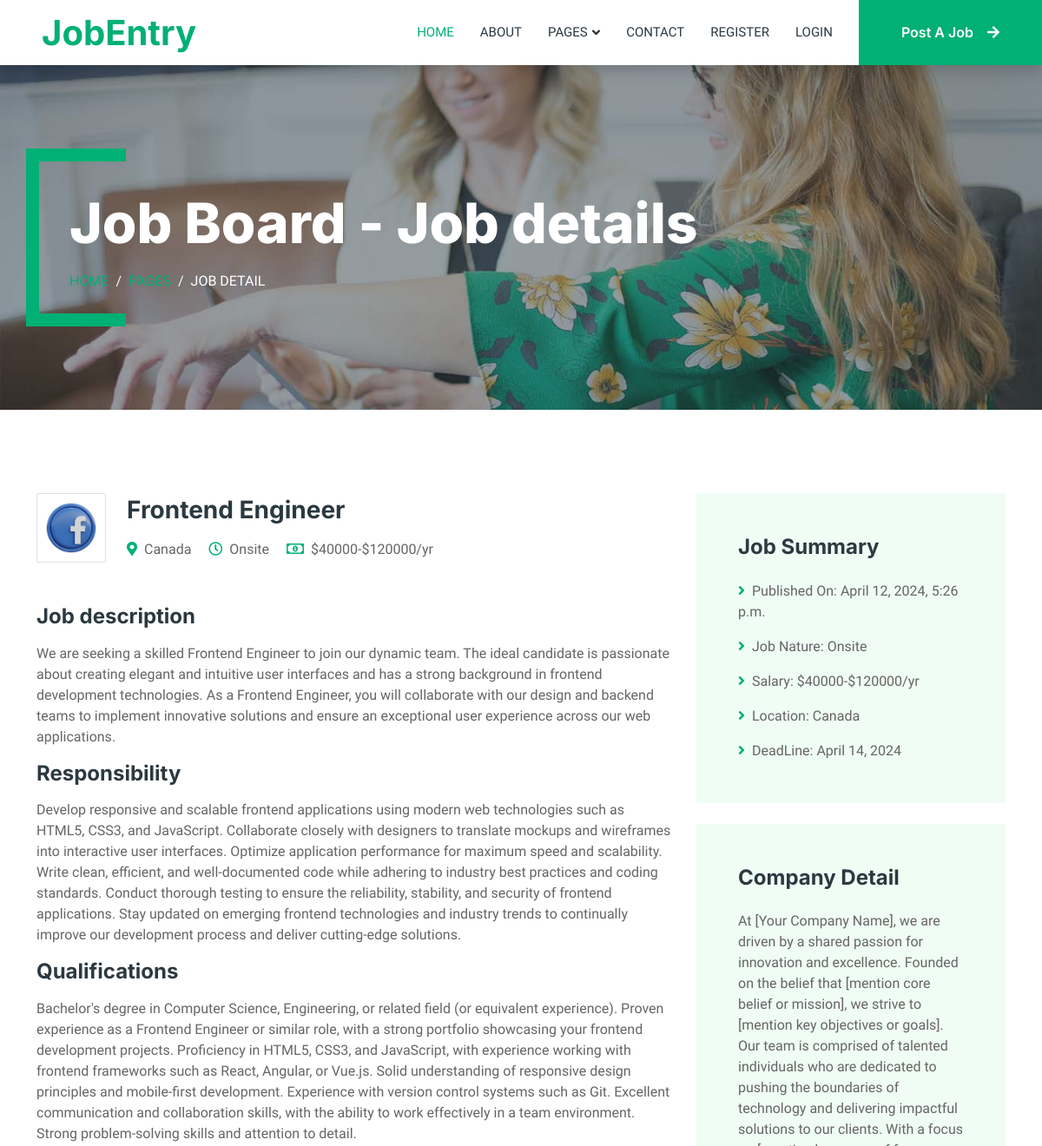
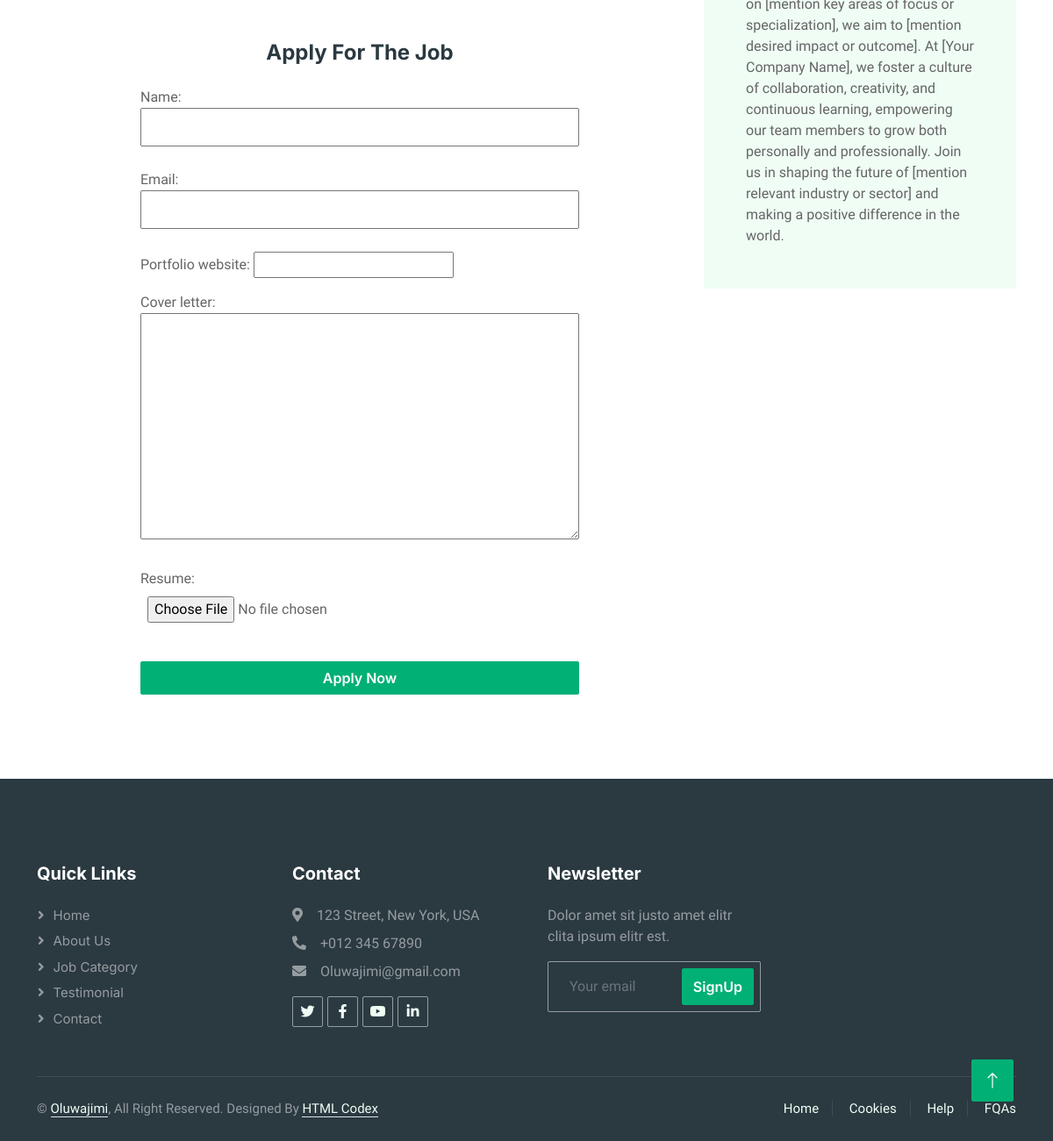
The app's page /job/1/ with its own data (2 pictures, top to bottom).
### jobs/models.py (models this page shows, shortened)
class Job(models.Model):
    JOB_TYPE_CHOICES = [
        ('Onsite', 'Onsite'),
        ('Remote', 'Remote'),
        ('Hybrid', 'Hybrid'),
        ('Part-time', 'Part-time'),
        ('Full-time', 'Full-time'),
        ('Internship', 'Internship'),
    ]
    CATEGORY_CHOICES = [
        ('Marketing', 'Marketing'),
        ('Customer Service', 'Customer Service'),
        ('Human Resource', 'Human Resource'),
        ('Project Management', 'Project Management'),
        ('Software Development', 'Software Development'),
        ('Sales & Communication', 'Sales & Communication'),
        ('Teaching & Education', 'Teaching & Education'),
        ('Design & Creative', 'Design & Creative'),
    ]
    company_logo = models.ImageField(upload_to='company_logos/')
    company_name = models.CharField(max_length=100,default='Unknown')
    job_title = models.CharField(max_length=100)
    job_description = models.TextField()
    job_type = models.CharField(max_length=50, choices=JOB_TYPE_CHOICES)
    salary_range = models.CharField(max_length=100)
    application_deadline = models.DateField()
    responsibility = models.TextField()
    qualifications = models.TextField()
    company_details = models.TextField()
    location = models.CharField(max_length=100, default='Unknown')  # New field for location
    posted_by = models.ForeignKey(settings.AUTH_USER_MODEL, on_delete=models.CASCADE)
    posted_date = models.DateTimeField(auto_now_add=True)  # Added field for date
    category = models.CharField(max_length=50, choices=CATEGORY_CHOICES)  # Added field for category
    saved_by = models.ManyToManyField(User, related_name='saved_jobs', blank=True)

### sitepages/views.py (the view)
# urls.py: path('job/<int:job_id>/', Jobdetails, name='job_details'),
def Jobdetails(request, job_id):
    job = get_object_or_404(Job, pk=job_id)
    form = JobApplicationForm()
    data = {
        "ptitle": "Job Board - Job details",
        "job": job,
        "form": form  # Pass the form object to the template
    }
    return render(request, "sitepages/job-detail.html", data)

### jobs/forms.py (shortened to what this page needs)
class JobApplicationForm(forms.Form):
    name = forms.CharField(max_length=100)
    email = forms.EmailField()
    portfolio_website = forms.URLField(required=False)
    cover_letter = forms.CharField(widget=forms.Textarea)
    resume = forms.FileField()

### templates/sitepages/job-detail.html (shortened to what this page needs)
{% extends 'sitepages/base1.html' %}
{% load static%}
{% block homepage_content %}
        <div class="container-xxl py-5 bg-dark page-header mb-5">
            <div class="container my-5 pt-5 pb-4">
                <h1 class="display-3 text-white mb-3 animated slideInDown">{{ptitle}}</h1>
                <nav aria-label="breadcrumb">
                    <ol class="breadcrumb text-uppercase">
                        <li class="breadcrumb-item"><a href="#">Home</a></li>
                        <li class="breadcrumb-item"><a href="#">Pages</a></li>
                        <li class="breadcrumb-item text-white active" aria-current="page">Job Detail</li>
                    </ol>
                </nav>
            </div>
        </div>
        <div class="container-xxl py-5 wow fadeInUp" data-wow-delay="0.1s">
            <div class="container">
                <div class="row gy-5 gx-4">
                    <div class="col-lg-8">
                        <div class="d-flex align-items-center mb-5">
                            <img class="flex-shrink-0 img-fluid border rounded" src="{{ job.company_logo.url }}" alt="{{ job.company_logo }}" style="width: 80px; height: 80px;">
                            <div class="text-start ps-4">
                                <h3 class="mb-3">{{ job.job_title }}</h3>
                                <span class="text-truncate me-3"><i class="fa fa-map-marker-alt text-primary me-2"></i>{{ job.location }}</span>
                                <span class="text-truncate me-3"><i class="far fa-clock text-primary me-2"></i>{{ job.job_type }}</span>
                                <span class="text-truncate me-0"><i class="far fa-money-bill-alt text-primary me-2"></i>{{ job.salary_range }}</span>
                            </div>
                        </div>
                        <div class="mb-5">
                            <h4 class="mb-3">Job description</h4>
                            <p>{{ job.job_description }}</p>
                            <h4 class="mb-3">Responsibility</h4>
                            <p>{{ job.responsibility }}</p>
                            <h4 class="mb-3">Qualifications</h4>
                            <p>{{ job.qualifications }}</p>
                        </div>
                        <h4 class="mb-4" style="text-align: center;">Apply For The Job</h4>
                        <div class="">
                            <form method="post" enctype="multipart/form-data" style="max-width: 500px; margin: auto;">
                                <div style="margin-bottom: 15px;">
                                    {{ form.as_p }}
                                </div>
                                <button class="btn btn-primary w-100" type="submit" style="margin-top: 10px;">Apply Now</button>
                            </form>
                        </div>
                    </div>
                    <div class="col-lg-4">
                        <div class="bg-light rounded p-5 mb-4 wow slideInUp" data-wow-delay="0.1s">
                            <h4 class="mb-4">Job Summary</h4>
                            <p><i class="fa fa-angle-right text-primary me-2"></i>Published On: {{ job.posted_date }}</p>
                            <p><i class="fa fa-angle-right text-primary me-2"></i>Job Nature: {{ job.job_type }}</p>
                            <p><i class="fa fa-angle-right text-primary me-2"></i>Salary: {{ job.salary_range }}</p>
                            <p><i class="fa fa-angle-right text-primary me-2"></i>Location: {{ job.location }}</p>
                            <p class="m-0"><i class="fa fa-angle-right text-primary me-2"></i>DeadLine: {{ job.application_deadline }}</p>
                        </div>
                        <div class="bg-light rounded p-5 wow slideInUp" data-wow-delay="0.1s">
                            <h4 class="mb-4">Company Detail</h4>
                            <p class="m-0">{{ job.company_details }}</p>
                        </div>
                    </div>
                </div>
            </div>
        </div>
      {%endblock%}

### static/css/style.css (style rules this page uses)
:root { --primary: #00B074; --secondary: #2B9BFF; --light: #EFFDF5; --dark: #2B3940; }
.btn { font-family: 'Inter', sans-serif; font-weight: 600; transition: .5s; }
.btn.btn-primary, .btn.btn-secondary { color: #FFFFFF; }
.header-carousel .container, .page-header .container { position: relative; padding: 45px 0 45px 35px; border-left: 15px solid var(--primary); }
.header-carousel .container::before, .header-carousel .container::after, .page-header .container::before, .page-header .container::after { position: absolute; content: ""; top: 0; left: 0; width: 100px; height: 15px; background: var(--primary); }
.header-carousel .container::after, .page-header .container::after { top: 100%; margin-top: -15px; }
.page-header { background: linear-gradient(rgba(43, 57, 64, .5), rgba(43, 57, 64, .5)), url(../img/carousel-1.jpg) center center no-repeat; background-size: cover; }
.breadcrumb-item + .breadcrumb-item::before { color: var(--light); }

### templates/sitepages/job-detail.html (style rules this page uses)
form input[type="text"], form input[type="email"], form input[type="file"], form textarea { width: 100%; padding: 8px; margin-bottom: 10px; box-sizing: border-box; }

### records on screen
Job: company_logo (picture), job_title "Frontend Engineer", location "Canada", job_type "Onsite", salary_range "$40000-$120000/yr", job_description "We are seeking a skilled Frontend Engineer to join our dynamic team. The ideal candidate is passionate about creating elegant and intuitive user interfaces and has a strong background in frontend development technologies. As a Frontend Engineer, you will collaborate with our design and backend teams to implement innovative solutions and ensure an exceptional user experience across our web applications.", responsibility "Develop responsive and scalable frontend applications using modern web technologies such as HTML5, CSS3, and JavaScript. Collaborate closely with designers to translate mockups and wireframes into interactive user interfaces. Optimize application performance for maximum speed and scalability. Write clean, efficient, and well-documented code while adhering to industry best practices and coding standards. Conduct thorough testing to ensure the reliability, stability, and security of frontend applications. Stay updated on emerging frontend technologies and industry trends to continually improve our development process and deliver cutting-edge solutions.", qualifications "Bachelor's degree in Computer Science, Engineering, or related field (or equivalent experience). Proven experience as a Frontend Engineer or similar role, with a strong portfolio showcasing your frontend development projects. Proficiency in HTML5, CSS3, and JavaScript, with experience working with frontend frameworks such as React, Angular, or Vue.js. Solid understanding of responsive design principles and mobile-first development. Experience with version control systems such as Git. Excellent communication and collaboration skills, with the ability to work effectively in a team environment. Strong problem-solving skills and attention to detail.", posted_date "April 12, 2024, 5:26 p.m.", application_deadline "April 14, 2024", company_details "At [Your Company Name], we are driven by a shared passion for innovation and excellence. Founded on the belief that [mention core belief or mission], we strive to [mention key objectives or goals]. Our team is comprised of talented individuals who are dedicated to pushing the boundaries of technology and delivering impactful solutions to our clients. With a focus on [mention key areas of focus or specialization], we aim to [mention desired impact or outcome]. At [Your Company Name], we foster a culture of collaboration, creativity, and continuous learning, empowering our team members to grow both personally and professionally. Join us in shaping the future of [mention relevant industry or…"

### other values on screen
{{ ptitle }} "Job Board - Job details"
